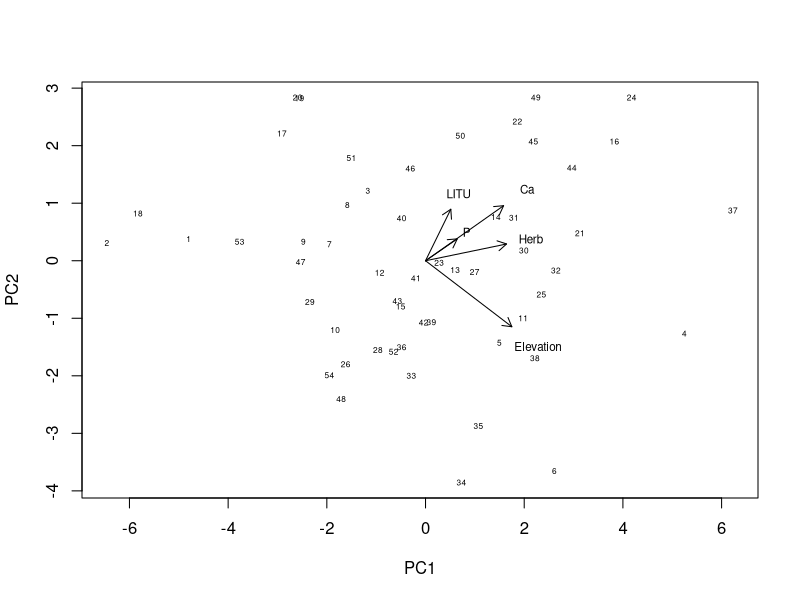
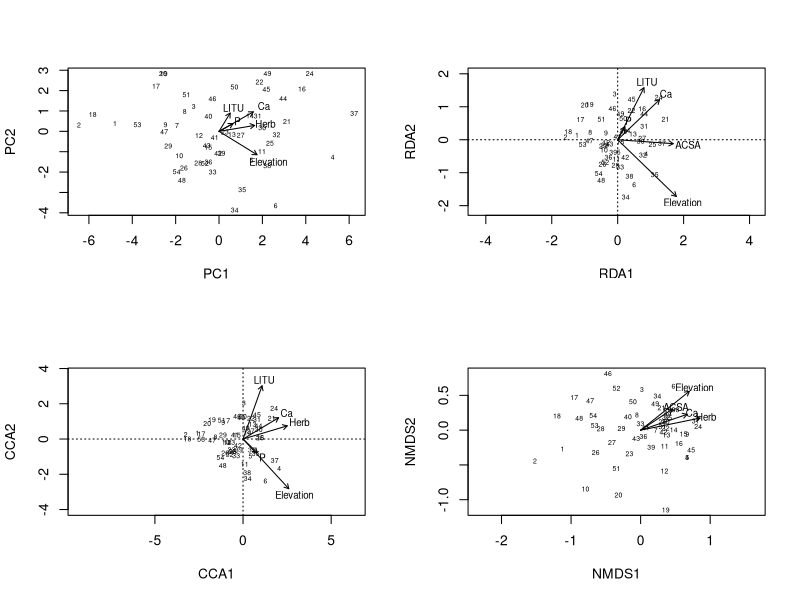

R code for these plots, in order:
library(vegan)
library(lme4)

################################################
# load data
################################################

# use file "MLM_dataset.csv"

h <- read.csv("MLM_dataset.csv")

# remove sites with no species

h <- h[-3,]

#Normalize predictor variables:
for(i in 5:25){h[,i] <- (h[,i] - mean(h[,i]))/sd(h[,i])} 

hh <- cbind(h[,1:26],factor('ACRA')) 
names(hh)[26] <- 'PRESENCE' 

names(hh)[27] <- 'SPP' 
levels(hh$SPP) <- c("ACRA","ARTR","CATH","CHMA","DILA","GALA","GEMA","LISU","POBI","SACA","THDI","TRGR","UVGR","VIRO")

T <- dim(h)[1] 
T #[1] 54
t <- T 
t  #[1] 54

names(hh)

for(i in 27:39){

	hh[(t+1):(t+T),] <- cbind(h[,1:25], h[,i], names(h)[i])

	t <- t+T

}

t #[1] 756

################################################
# end load data
################################################


#AIC Model Selection (try all possible models)

hh$Elevation2 <- hh$Elevation^2
hh$LITU2 <- hh$LITU^2
hh$Ca2 <- hh$Ca^2
hh$P2 <- hh$P^2
hh$Herb2=hh$Herb^2

#AIC = 849.6 (this is the best model)

best <- glmer(PRESENCE~ (1|SPP)+Elevation+Elevation2+(0+Elevation|SPP)+Herb+Herb2+(0+Herb|SPP)+TreeBA+ACSA+LITU+(0+LITU|SPP)+Ca+Ca2+(0+Ca|SPP)+P+(0+P|SPP), family=binomial, data=hh)

summary(best)
ranef(best) 

nsite <- dim(h)[1]
nx <- 10 #number of fixed effects 
nspp <- 14 #number of species

################################################
# analyze data: lmer (MLM)

z <- glmer(PRESENCE~(1|SPP)+Elevation+Elevation2+(0+Elevation|SPP)+Herb+Herb2+(0+Herb|SPP)+TreeBA+ACSA+LITU+(0+LITU|SPP)+Ca+Ca2+(0+Ca|SPP)+P+(0+P|SPP),family=binomial,data=hh)

# compute ranef pvalues
#Without elevation
z1 <- glmer(PRESENCE~(1|SPP)+Elevation+Elevation2+Herb+Herb2+(0+Herb|SPP)+TreeBA+ACSA+LITU+(0+LITU|SPP)+Ca+Ca2+(0+Ca|SPP)+P+(0+P|SPP),family=binomial,data=hh)

#Without Herb
z2 <- glmer(PRESENCE~(1|SPP)+Elevation+Elevation2+(0+Elevation|SPP)+Herb+Herb2+TreeBA+ACSA+LITU+(0+LITU|SPP)+Ca+Ca2+(0+Ca|SPP)+P+(0+P|SPP),family=binomial,data=hh)

#Without LITU
z3 <- glmer(PRESENCE~(1|SPP)+Elevation+Elevation2+(0+Elevation|SPP)+Herb+Herb2+(0+Herb|SPP)+TreeBA+ACSA+LITU+Ca+Ca2+(0+Ca|SPP)+P+(0+P|SPP),family=binomial,data=hh)

#Without Ca
z4 <- glmer(PRESENCE~(1|SPP)+Elevation+Elevation2+(0+Elevation|SPP)+Herb+Herb2+(0+Herb|SPP)+TreeBA+ACSA+LITU+(0+LITU|SPP)+Ca+Ca2+P+(0+P|SPP),family=binomial,data=hh)

#Without P
z5 <- glmer(PRESENCE~(1|SPP)+Elevation+Elevation2+(0+Elevation|SPP)+Herb+Herb2+(0+Herb|SPP)+TreeBA+ACSA+LITU+(0+LITU|SPP)+Ca+Ca2+(0+Ca|SPP)+P,family=binomial,data=hh)

LL <- c(deviance(z), deviance(z1), deviance(z2), deviance(z3), deviance(z4), deviance(z5))

mlm.pvals <- c(1-pchisq(LL[2] - LL[1],1), 1-pchisq(LL[3] - LL[1],1), 1-pchisq(LL[4] - LL[1],1), 1-pchisq(LL[5] - LL[1],1), 1-pchisq(LL[6] - LL[1],1))

mlm.pvals 

# compute residual effect of random effects environmental variables
z.r <- glmer(PRESENCE~(1|SPP)+Elevation+Elevation2+Herb+Herb2+TreeBA+ACSA+LITU+Ca+Ca2+P, data=hh, family=binomial)

#MLM.fitted <- array(attributes(z)$eta-attributes(z.r)$eta,c(nsite,nspp))
MLM.fitted <- array(attributes(z)$resp[['eta']]-attributes(z.r)$resp[['eta']],c(nsite,nspp))


rownames(MLM.fitted)=c(1:54)
colnames(MLM.fitted)=c("ACRA","ARTR","CATH","CHMA","DILA","GALA","GEMA","LISU","POBI","SACA","THDI","TRGR","UVGR","VIRO")

# standardize over spp
MLM.fitted.standard <- MLM.fitted
for(j in 1:nspp) MLM.fitted.standard[,j] <- (MLM.fitted[,j]-mean(MLM.fitted[,j]))/sd(MLM.fitted[,j])

ss <- cor(MLM.fitted.standard)
U <- svd(ss)
mlm.fit <- MLM.fitted.standard %*% U$v
mlm.fit <- mlm.fit[,1:2]

# environmental variables (only those with random effects)
envir.vars <- cbind(hh$Elevation, hh$Herb, hh$LITU, hh$Ca, hh$P)
mlm.envir <- NULL
for(j in 1:5)
	mlm.envir <- cbind(mlm.envir, envir.vars[,j]*mlm.fit[,1],envir.vars[,j]*mlm.fit[,2])

envir.points <- t(array(colMeans(mlm.envir),c(2,dim(mlm.envir)[2]/2)))

# plot mlm
par(mfcol=c(1,1))
plot(-mlm.fit,xlab="PC1",ylab="PC2",type="n")
text(-mlm.fit,label=1:nsite,cex=.5)

arrow.coordMLM <- cbind(array(0,dim(envir.points)),-envir.points)

arrows(arrow.coordMLM[,1],arrow.coordMLM[,2],arrow.coordMLM[,3],arrow.coordMLM[,4], col="black", length=0.1)

text(1.3*-envir.points,label=c("Elevation", "Herb", "LITU", "Ca", "P"),cex=.7)

readline("Hit return for non-hierarchical community models")
################################################
# analyze data: CCA
comm.matrix=array(hh$PRESENCE,c(nsite,nspp))
colnames(comm.matrix)=c("ACRA","ARTR","CATH","CHMA","DILA","GALA","GEMA","LISU","POBI","SACA","THDI","TRGR","UVGR","VIRO")
rownames(comm.matrix)=c(1:54)

nx.cca=7

envir.matrix <- cbind(hh$Elevation,hh$Herb,hh$TreeBA,hh$ACSA,hh$LITU,hh$Ca,hh$P)
envir.matrix <- envir.matrix[1:nsite,]
colnames(envir.matrix)=c("Elevation","Herb","TreeBA","ACSA","LITU","Ca","P")

cca.fit <- cca(comm.matrix,envir.matrix, scale=TRUE)

cca.partial.pvals <- NULL
for(j in 1:nx.cca){
	# partial cca
	Z <- envir.matrix[,-j]
	cca.fit.partial <- cca(comm.matrix,envir.matrix[,j],Z,scale=TRUE)
	anova.cca <- permutest(cca.fit.partial,permutations=10000)
	pval <- mean(anova.cca$F.0 < anova.cca$F.perm)
	cca.partial.pvals <- c(cca.partial.pvals, pval)
}
cca.partial.pvals

################################################
# analyze data: RDA
rda.fit <- rda(comm.matrix,envir.matrix, scale=TRUE)

rda.partial.pvals <- NULL
for(j in 1:nx.cca){
	# partial rda
	Z <- envir.matrix[,-j]
	rda.fit.partial <- rda(comm.matrix,envir.matrix[,j],Z,scale=TRUE)
	anova.rda <- permutest(rda.fit.partial,permutations=10000)
	pval <- mean(anova.rda$F.0 < anova.rda$F.perm)
	rda.partial.pvals <- c(rda.partial.pvals, pval)
}
rda.partial.pvals

################################################
# analyze data: NMDS
nmds.fit <- metaMDS(comm.matrix, distance="bray", k=2, trymin=200, trymax=200, zerodist="add", trace=0)
nmds.fit$stress 

nmds.envir <- envfit(nmds.fit, envir.matrix, permutations=10000)
nmds.pvals <- nmds.envir$vectors[4]$pvals
nmds.pvals

################################################
# analyze data: lm 
z.lm <- lm(PRESENCE~SPP*Elevation+SPP*Herb+SPP*TreeBA+SPP*ACSA+SPP*LITU+SPP*Ca+SPP*P, data=hh)

MLM.fitted.lm <- array(z.lm$fitted.values,c(nsite,nspp))
colnames(MLM.fitted.lm)=c("ACRA","ARTR","CATH","CHMA","DILA","GALA","GEMA","LISU","POBI","SACA","THDI","TRGR","UVGR","VIRO")
rownames(MLM.fitted.lm)=c(1:54)
mlm.fit.lm <- rda(MLM.fitted.lm,scale=TRUE)

################################################
# plot results
par(mfrow=c(2,2))

# plot mlm
plot(-mlm.fit,xlab="PC1",ylab="PC2",type="n")
text(-mlm.fit,label=1:nsite,cex=.5)
arrows(arrow.coordMLM[,1],arrow.coordMLM[,2],arrow.coordMLM[,3],arrow.coordMLM[,4], col="black", length=0.05)

text(1.3*-envir.points,label=c("Elevation", "Herb","LITU", "Ca", "P"),cex=.7)

plot(rda.fit,type="n")
text(rda.fit,display="lc",cex=0.5,col="black")
text(rda.fit,display="bp",cex=0.7,select=c(1,4:7))

plot(cca.fit,type="n",xlim=c(-8,5))
text(cca.fit,display="lc",cex=0.5,col="black")
text(cca.fit,display="bp",cex=0.7,select=c(1,2,5,6,7))

plot(nmds.fit,type="n")
text(nmds.fit,display=c("sites"),col="black",cex=0.5)

arrow.list=c(1,2,4,6) #choose significant vectors
arrow.rvalues=sqrt(nmds.envir$vector$r[arrow.list])
#correlations with species determine length of the arrow
arrow.endpt=nmds.envir$vectors$arrows[arrow.list,]*arrow.rvalues
arrow.endpt=0.7*arrow.endpt/max(arrow.endpt[1,])
#adjust length of arrows to fit plot
#0.8 is a scaling coefficient; change if desired
arrow.coord=cbind(0,0,arrow.endpt)
arrow.labels=row.names(arrow.coord)
arrows(arrow.coord[,1],arrow.coord[,2],arrow.coord[,3],arrow.coord[,4],col="black",length=0.05)
text(1.1*arrow.coord[,3:4],label=arrow.labels,cex=0.7)

###############################################
# par(mfrow=c(1,2))
# 
# plot(mlm.fit.lm, type="n")
# text(mlm.fit.lm,display="sites",cex=0.5,col="black")
# #plot(mlm.envir.lm, col="black",cex=0.7)
# plot(rda.fit,type="n")
# text(rda.fit,cex=0.5,col="black")
# text(rda.fit,display="bp",cex=0.7)

################################################
# method comparisons
################################################

# access site scores
mlm.scores <- mlm.fit
rda.scores <- scores(rda.fit, display="lc")
cca.scores <- scores(cca.fit, display="lc")
nmds.scores <- nmds.fit$points

# procrustes
procrustes(mlm.scores, rda.scores, scale = TRUE, symmetric = TRUE) #0.1857
procrustes(mlm.scores, cca.scores, scale = TRUE, symmetric = TRUE) #0.1872
procrustes(mlm.scores, nmds.scores, scale = TRUE, symmetric = TRUE) #0.63

procrustes(rda.scores, cca.scores, scale = TRUE, symmetric = TRUE) #0.1373
procrustes(rda.scores, nmds.scores, scale = TRUE, symmetric = TRUE) #0.7258
procrustes(cca.scores, nmds.scores, scale = TRUE, symmetric = TRUE) #0.7075

